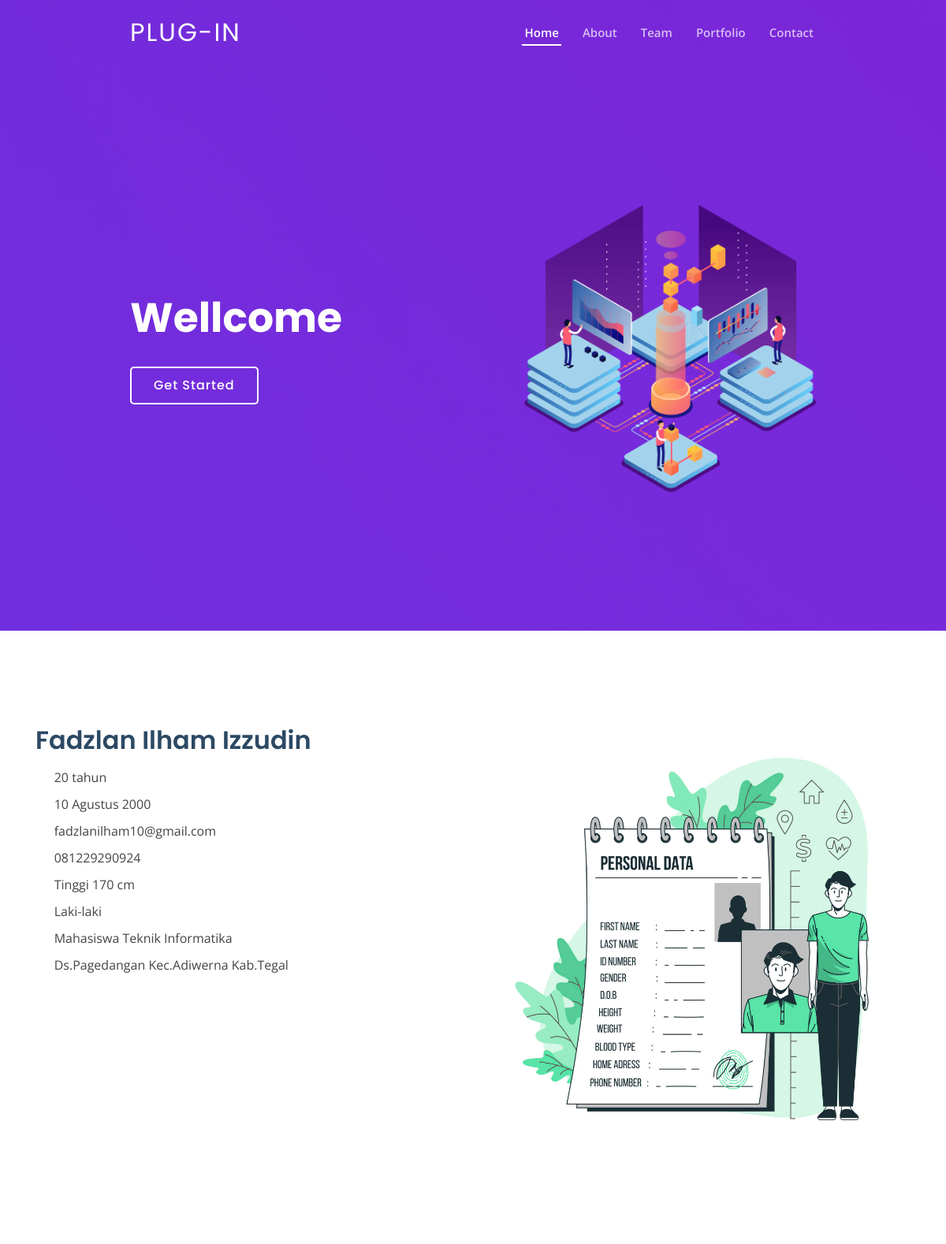
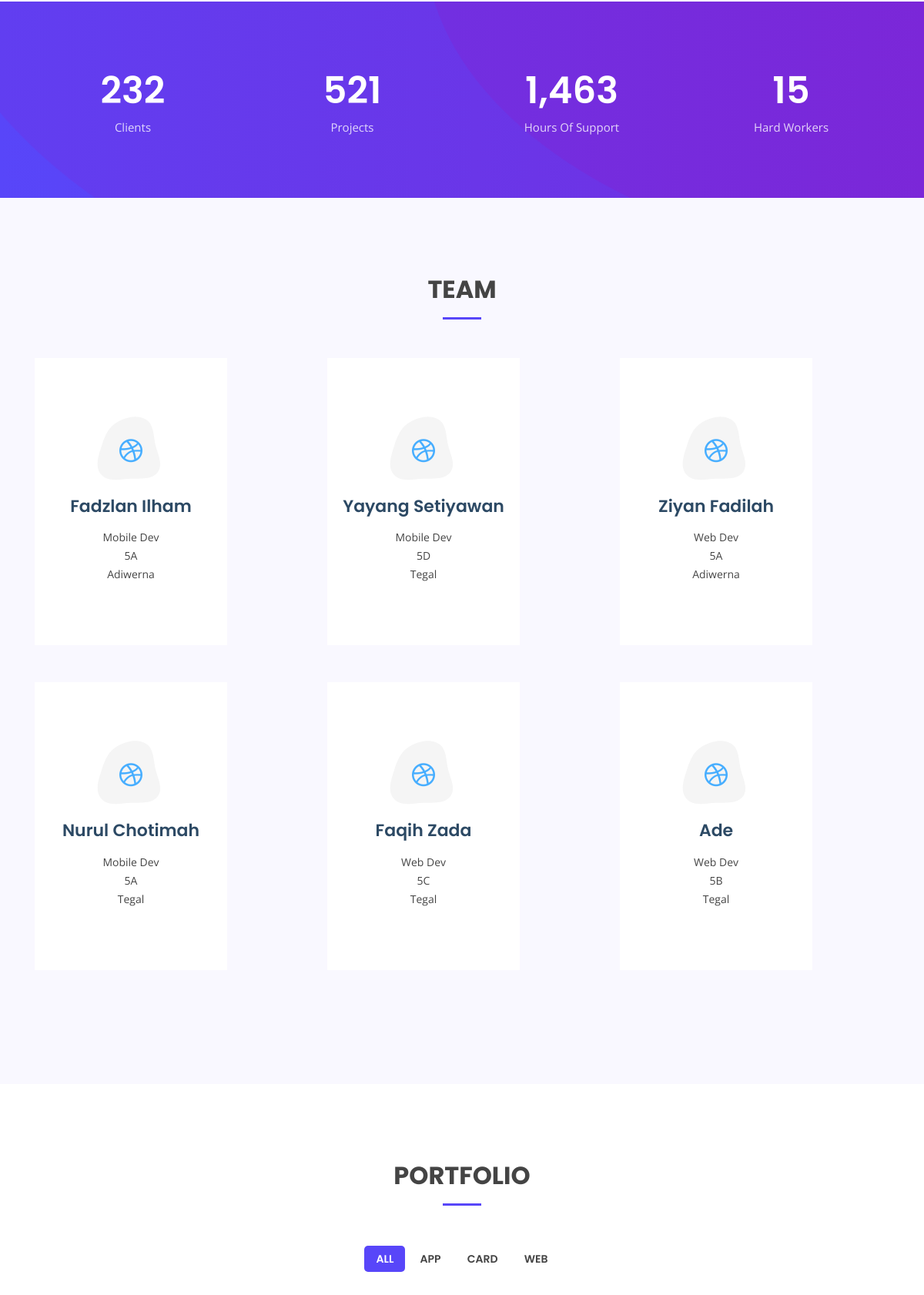
The page / (upper part) on the database its author committed (2 pictures, top to bottom).
### tables this page shows
CREATE TABLE `tbl_anggota` (
  `id` int(100) NOT NULL,
  `nama` varchar(100) NOT NULL,
  `divisi` varchar(50) NOT NULL,
  `kelas` varchar(10) NOT NULL,
  `alamat` varchar(100) NOT NULL
);

### application/controllers/home.php (called while the page is built, shortened)
<?php
class home extends CI_Controller{
    public function index(){
        $this->load->model('M_anggota', 'ma');
        $data['data'] = $this->ma->get_data();
        $this->load->view('depan/isi.php',$data);
    }
}

### index.php (called while the page is built, shortened)
<?php
require_once BASEPATH.'core/CodeIgniter.php';

### application/models/M_anggota.php (called while the page is built, shortened)
<?php
class M_anggota extends CI_Controller{
    public function get_data(){
        $query = "SELECT * from tbl_anggota";
        $data = $this->db->query($query)->result_array();
       return $data;
    }
}

### application/views/depan/isi.php (the view, shortened to what this page needs)
<!DOCTYPE html>
<html lang="en">
<head>
  <link href="<?php echo base_url();?>assets/template/vendor/bootstrap/css/bootstrap.min.css" rel="stylesheet">
  <link href="<?php echo base_url();?>assets/template/vendor/icofont/icofont.min.css" rel="stylesheet">
  <link href="<?php echo base_url();?>assets/template/vendor/boxicons/css/boxicons.min.css" rel="stylesheet">
  <link href="<?php echo base_url();?>assets/template/vendor/owl.carousel/assets/owl.carousel.min.css" rel="stylesheet">
  <link href="<?php echo base_url();?>assets/template/vendor/venobox/venobox.css" rel="stylesheet">
  <link href="<?php echo base_url();?>assets/template/vendor/aos/aos.css" rel="stylesheet">
  <link href="<?php echo base_url();?>assets/template/css/style.css" rel="stylesheet">
</head>
<body>
  <header id="header" class="fixed-top ">
    <div class="container-fluid">
      <div class="row justify-content-center">
        <div class="col-xl-9 d-flex align-items-center">
          <h1 class="logo mr-auto"><a href="index.html">PLUG-IN</a></h1>
          <nav class="nav-menu d-none d-lg-block">
            <ul>
              <li class="active"><a href="#home">Home</a></li>
              <li><a href="#about">About</a></li>
              <li><a href="#services">Team</a></li>
              <li><a href="#portfolio">Portfolio</a></li>
              <li><a href="#contact">Contact</a></li>
            </ul>
          </nav>
        </div>
      </div>
    </div>
  </header>
  <section id="hero" class="d-flex align-items-center">
    <div class="container-fluid" data-aos="fade-up">
      <div class="row justify-content-center">
        <div class="col-xl-5 col-lg-6 pt-3 pt-lg-0 order-2 order-lg-1 d-flex flex-column justify-content-center">
          <h1>Wellcome</h1>
          <div><a href="#about" class="btn-get-started scrollto">Get Started</a></div>
        </div>
        <div class="col-xl-4 col-lg-6 order-1 order-lg-2 hero-img" data-aos="zoom-in" data-aos-delay="150">
          <img src="<?php echo base_url();?>assets/template/img/hero-img1.png" class="img-fluid animated" alt="">
        </div>
      </div>
    </div>
  </section>
  <main id="main">
    <section id="about" class="about">
      <div class="container">
        <div class="row">
          <div class="col-lg-6 order-1 order-lg-2" data-aos="zoom-in" data-aos-delay="150">
            <img src="<?php echo base_url();?>assets/template/img/about.jpg" class="img-fluid" alt="">
          </div>
          <div class="col-lg-6 pt-4 pt-lg-0 order-2 order-lg-1 content" data-aos="fade-right">
            <h3>Fadzlan Ilham Izzudin</h3>
            <ul>
              <li><i class="icofont-check-circled"></i> 20 tahun</li>
              <li><i class="icofont-check-circled"></i> 10 Agustus 2000</li>
              <li><i class="icofont-check-circled"></i> fadzlanilham10@gmail.com</li>
              <li><i class="icofont-check-circled"></i> 081229290924</li>
              <li><i class="icofont-check-circled"></i> Tinggi 170 cm</li>
              <li><i class="icofont-check-circled"></i> Laki-laki</li>
              <li><i class="icofont-check-circled"></i> Mahasiswa Teknik Informatika</li>
              <li><i class="icofont-check-circled"></i> Ds.Pagedangan Kec.Adiwerna Kab.Tegal</li>
            </ul>
          </div>
        </div>
      </div>
    </section>
    <section id="counts" class="counts">
      <div class="container">
        <div class="row counters">
          <div class="col-lg-3 col-6 text-center">
            <span data-toggle="counter-up">232</span>
            <p>Clients</p>
          </div>
          <div class="col-lg-3 col-6 text-center">
            <span data-toggle="counter-up">521</span>
            <p>Projects</p>
          </div>
          <div class="col-lg-3 col-6 text-center">
            <span data-toggle="counter-up">1,463</span>
            <p>Hours Of Support</p>
          </div>
          <div class="col-lg-3 col-6 text-center">
            <span data-toggle="counter-up">15</span>
            <p>Hard Workers</p>
          </div>
        </div>
      </div>
    </section>
    <section id="services" class="services section-bg">
      <div class="container" data-aos="fade-up">
        <div class="section-title">
          <h2>Team</h2>
        </div>
        <div class="row">
        <?php foreach ($data as $i) : ?>
          <div class="col-lg-4 col-md-6 d-flex align-items-stretch" data-aos="zoom-in" data-aos-delay="100">
            <div class="icon-box iconbox-blue mb-5" style="width: 250px;">
              <div class="icon">
                <i class="bx bxl-dribbble"></i>
              </div>
              <h4><a href=""><?php echo $i ['nama']?></a></h4>
              <p><?php echo $i ['divisi']?></p>
              <p><?php echo $i ['kelas']?></p>
              <p><?php echo $i ['alamat']?></p>
            </div>
          </div>
          <?php endforeach ?>
          </div>
      </div>
    </section>
    <section id="portfolio" class="portfolio">
      <div class="container" data-aos="fade-up">
        <div class="section-title">
          <h2>Portfolio</h2>
        </div>
        <div class="row">
          <div class="col-lg-12 d-flex justify-content-center">
            <ul id="portfolio-flters">
              <li data-filter="*" class="filter-active">All</li>
              <li data-filter=".filter-app">App</li>
              <li data-filter=".filter-card">Card</li>
              <li data-filter=".filter-web">Web</li>
            </ul>
          </div>
        </div>
      </div>
    </section>
  </main>
</body>
</html>

### rows shown on the page
tbl_anggota: nama "Fadzlan Ilham", divisi "Mobile Dev", kelas "5A", alamat "Adiwerna"
tbl_anggota: nama "Yayang Setiyawan", divisi "Mobile Dev", kelas "5D", alamat "Tegal"
tbl_anggota: nama "Ziyan Fadilah", divisi "Web Dev", kelas "5A", alamat "Adiwerna"
tbl_anggota: nama "Nurul Chotimah", divisi "Mobile Dev", kelas "5A", alamat "Tegal"
tbl_anggota: nama "Faqih Zada", divisi "Web Dev", kelas "5C", alamat "Tegal"
tbl_anggota: nama "Ade", divisi "Web Dev", kelas "5B", alamat "Tegal"
